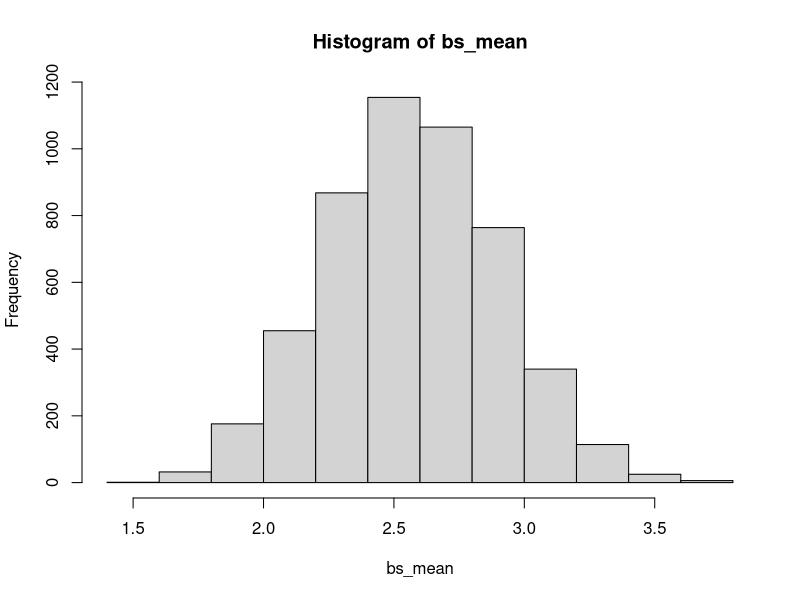
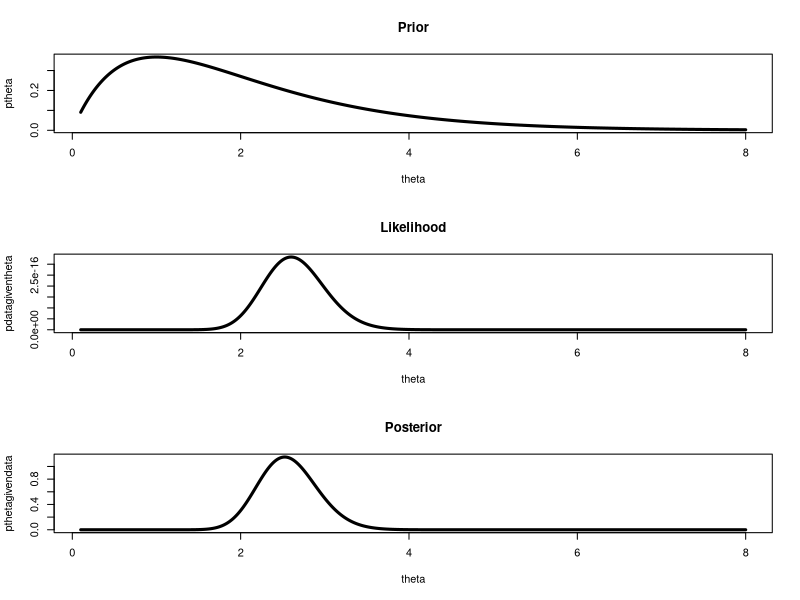
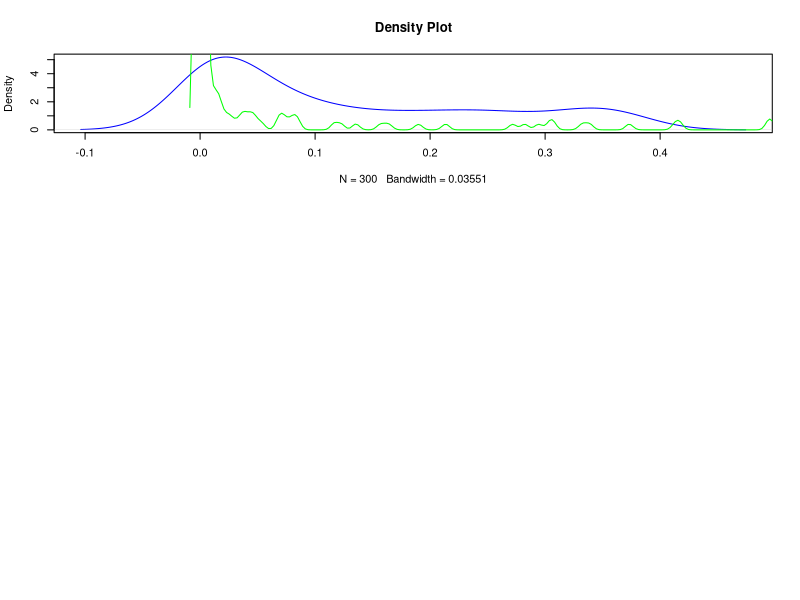

These figures' R source, in order:
#Part A

gammasample=c(4,1,3,1,3,3,3,1,1,1,6,4,4,2,2,1,1,4,2,5)
sample_mean=mean(gammasample) #store sample mean
set.seed(120)
B=5000 #number of bootstrap samples
N=length(gammasample)
bss=sample(gammasample,B*N,replace=T) #choosing the samples
bss_matrix=matrix(bss,nrow=B) #storing in a matrix
bs_mean=rowMeans(bss_matrix) #computing the bootstrap mean for each of the samples
hist(bs_mean)

bci=quantile(bs_mean, c(.025, .975))
bci #95% CI for Symmetric distribution

#Part ii,iii)

binwidth=.005
theta=seq(0.1, 8, 0.01)
a=2
b=1
y=sum(gammasample)
ptheta=dgamma(theta,a,b)
N=length(gammasample) 

pdatagiventheta=exp(-N*theta)*theta^(sum(gammasample))/prod(factorial(gammasample)) 
pthetagivendata=dgamma(theta,a+y,N+b)  

windows(10,10)
layout(matrix(c(1,2,3),nrow = 3, ncol = 1, byrow = FALSE))
maxy=max(c(ptheta,pthetagivendata))


plot(theta, ptheta, type="l", lwd = 3, main = "Prior")
plot(theta, pdatagiventheta, type="l", lwd = 3, main = "Likelihood")
plot(theta, pthetagivendata, type="l", lwd = 3, main = "Posterior")

pthetagivendata
mean(pthetagivendata)

#Part iv)

priorsample <-sample(ptheta, 300, replace=FALSE)
posteriorsample <-sample(pthetagivendata, 300, replace=FALSE)

plot(density(priorsample),main="Density Plot", col="Blue")
lines(density(posteriorsample),main="Density Plot", col="Green")
lines(density(pdatagiventheta),main="Density Plot", col="Red")

